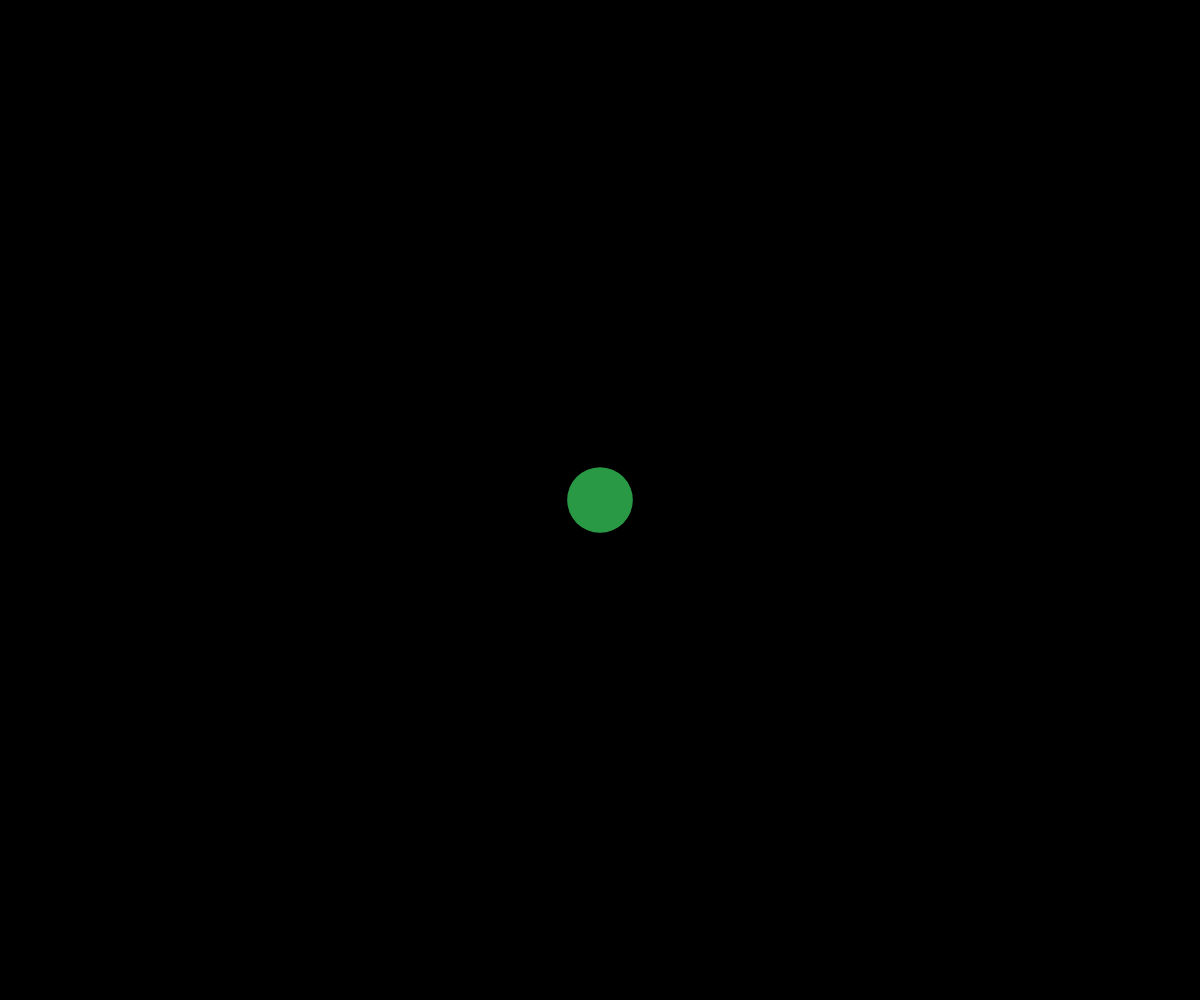
Frame 1 (no input)
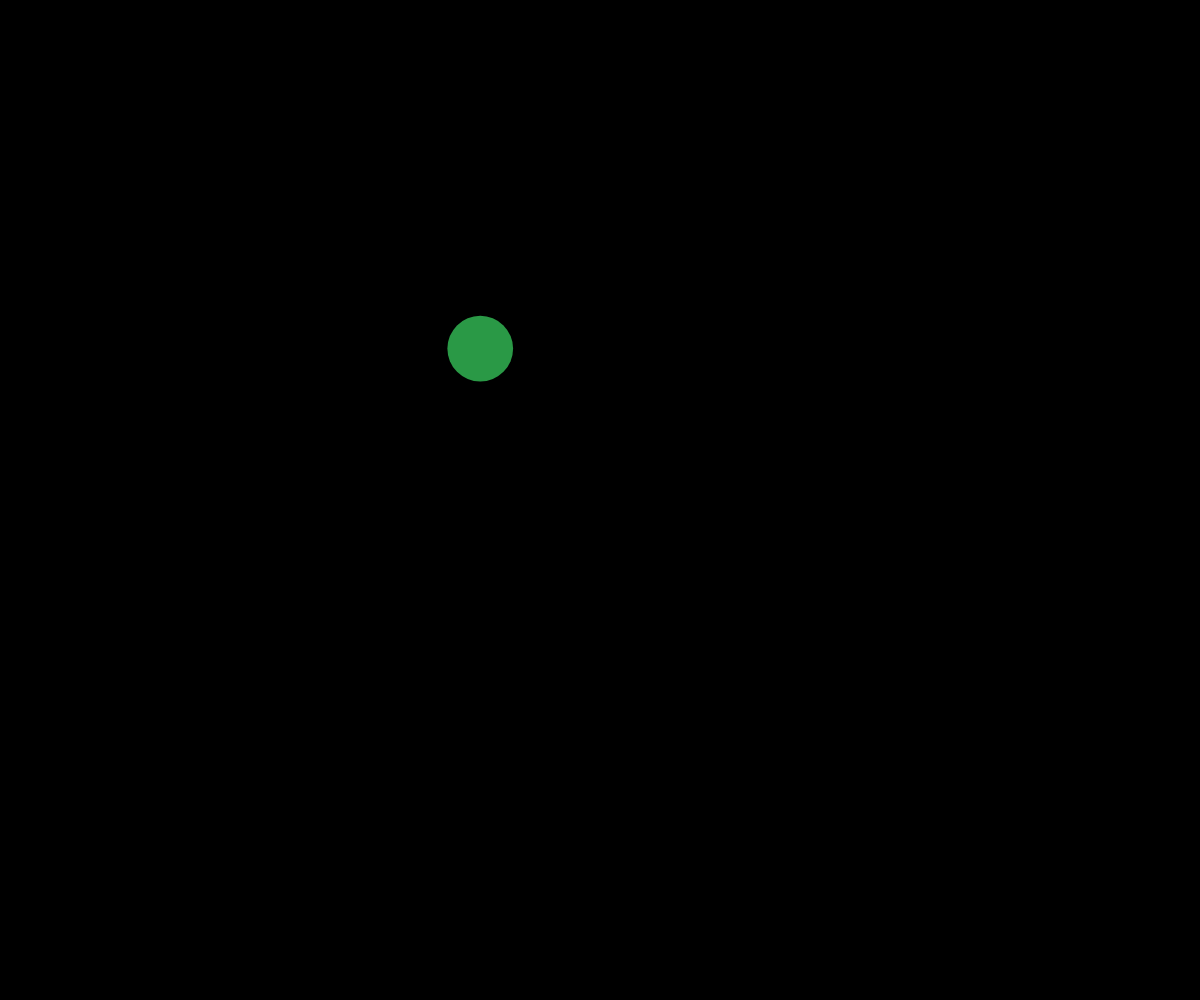
Frame 60 (no input)
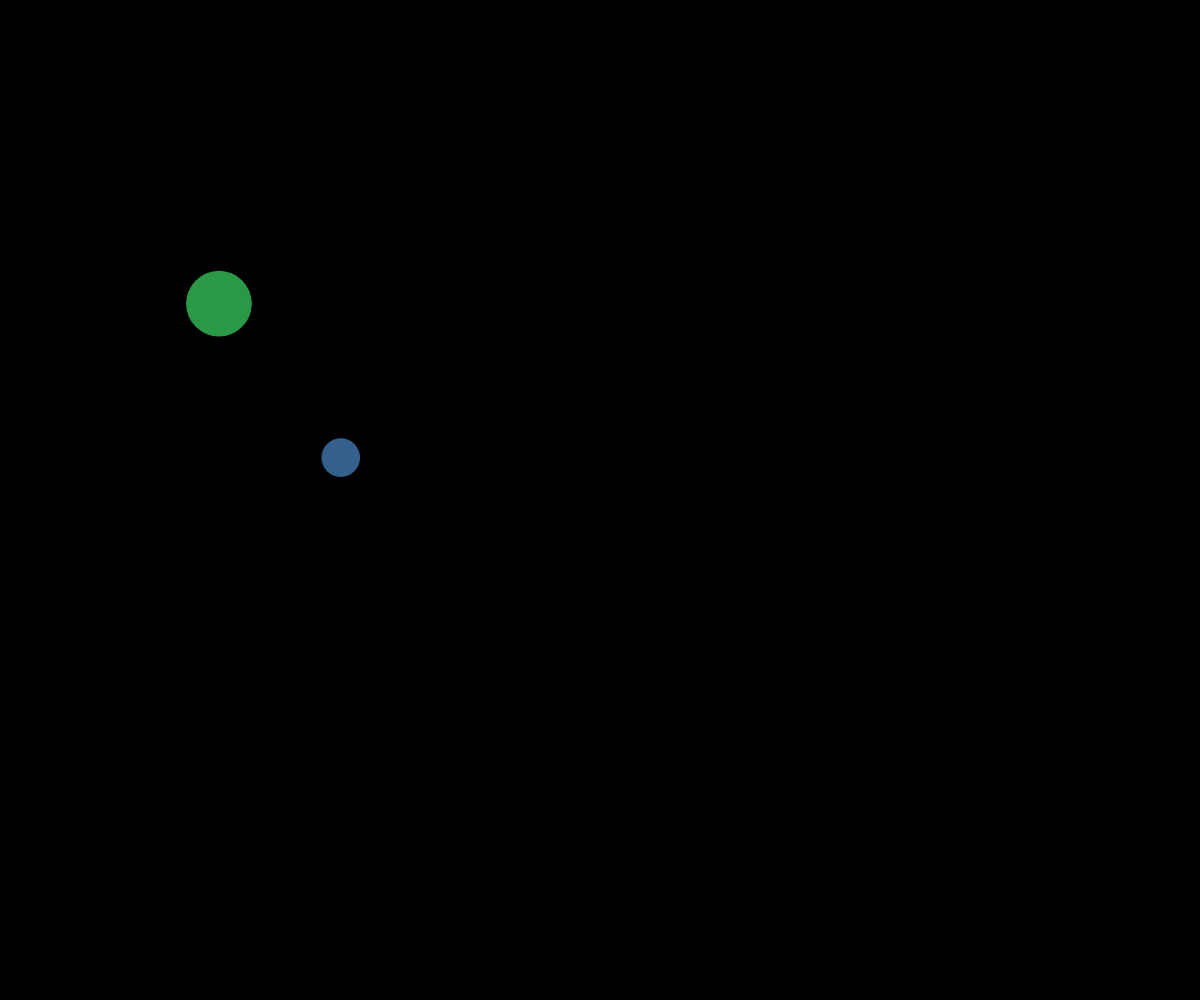
Frame 120 (the mouse pressed at the canvas centre since frame 60)

The p5.js sketch that drew these frames (run headless with seeded random() and noise() and a simulated clock; from frame 60 on, the mouse is pressed at the canvas centre):

// p5.js sketch
// ── sketch.js
// OOP Ball
// Umair Khan 
// 10/7/2021

// let myBall;
let ballArray = [];

function setup() {
  createCanvas(windowWidth, windowHeight);
  let myBall = new Ball(width/2, height/2);
  ballArray.push(myBall);
}

function windowResized() {
  setup();
}

function draw() {
  background("black");
  for (let i=0; i<ballArray.length; i++) {
    for (let j=0; j<ballArray.length; j++) {
      if (i !== j) { //don't check if hitting self
        ballArray[i].checkCollision(ballArray[j]);
      }
    }

    ballArray[i].display();
    ballArray[i].move();
  }
}

function mousePressed() {
  let myBall = new Ball(mouseX, mouseY);
  ballArray.push(myBall);
}

class Ball {
  constructor(x, y) {
    this.x = x;
    this.y = y;
    this.radius = random(15, 40);
    this.color = color(random(255), random(255), random(255), random(255));
    this.dx = random(-5, 5);
    this.dy = random(-5, 5);
  }

  display() {
    noStroke();
    fill(this.color);
    ellipse(this.x, this.y, this.radius*2);
  }

  move() {
    this.x += this.dx;
    this.y += this.dy;

    //if touches wall
    if (this.x - this.radius <= 0 || this.x + this.radius >= width) {
      this.dx *= -1;
    }
    if (this.y - this.radius <= 0 || this.y + this.radius >= height) {
      this.dy *= -1;
    }
  }

  checkCollision(otherBall) {
    let distanceBetween = dist(this.x, this.y, otherBall.x, otherBall.y);
    let radiiSum = this.radius + otherBall.radius;
  
    //collided between balls
    if (distanceBetween < radiiSum) {
      this.color = "red";
      otherBall.color = "red";
    }

    //crappy collision resolution
    let tempDx = this.dx;
    let tempDy = this.dy;
    
    this.dx = otherBall.dx;
    this.dy = otherBall.dy;

    otherBall.dx = tempDx;
    otherBall.dy = tempDy;
  }
}
